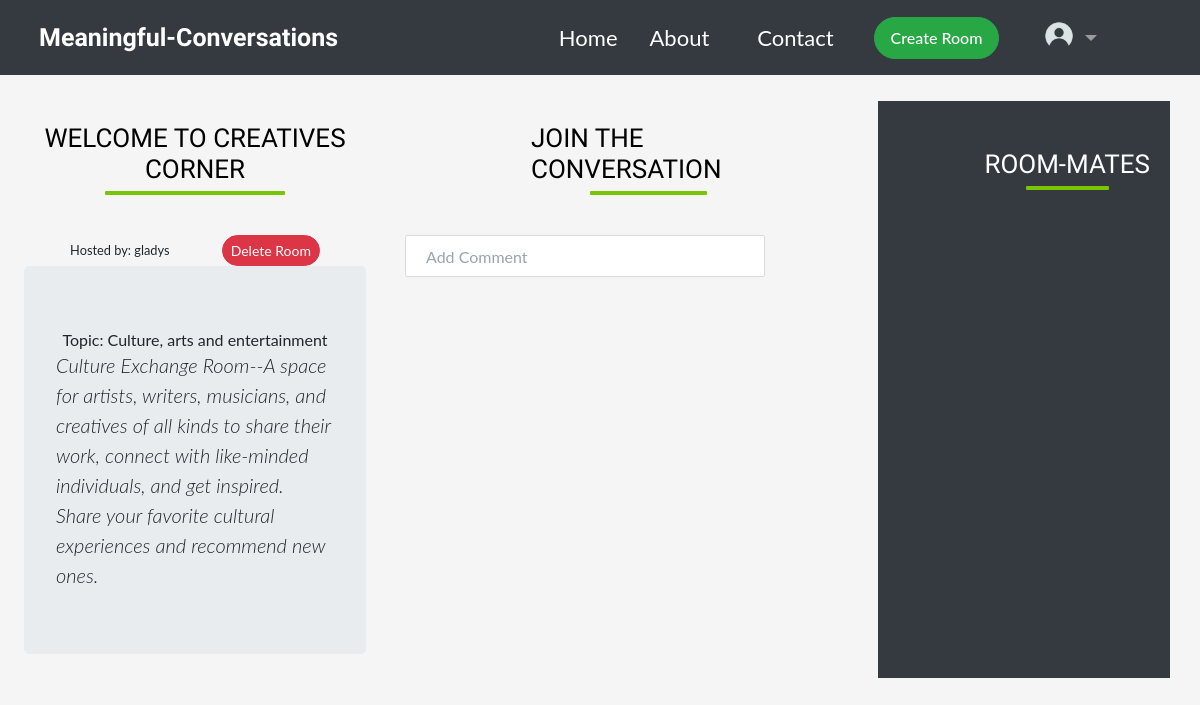
The app's page /room/3/ (signed in), older data.
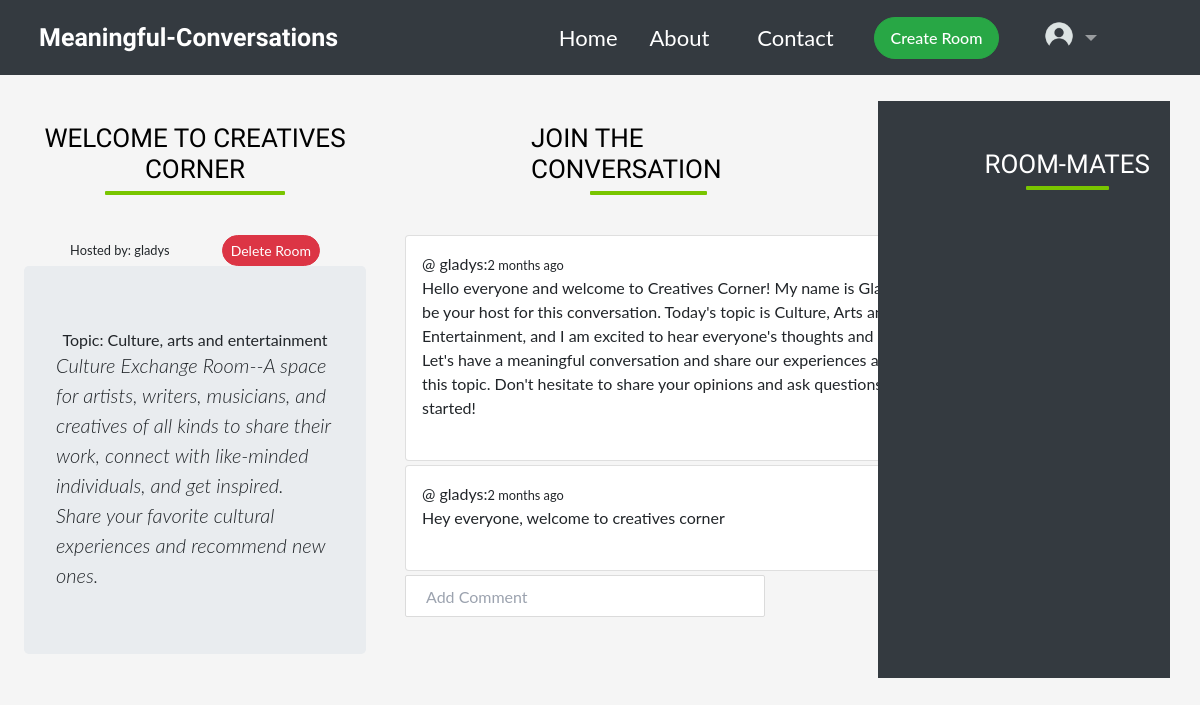
The same page, newer data.
### conversations/models.py (models this page shows, shortened)
class Conversation(models.Model):
    room = models.ForeignKey(Room, on_delete=models.CASCADE,)
    author = models.ForeignKey(User, on_delete=models.CASCADE,)
    content = models.TextField()
    created_at = models.DateTimeField(auto_now_add=True)
    updated_at = models.DateTimeField(auto_now=True)

### conversations/views.py (the view, shortened to what this page needs)
@login_required(login_url='login')
def room(request, pk):
    room = Room.objects.get(id=pk)
    conversations = room.conversation_set.all().order_by('-created_at')
    room_mates = room.room_mates.all()
    context= {'room': room, 'conversations': conversations, 'room_mates': room_mates}
    return render(request, 'room.html', context)

### conversations/models.py (called while the page is built)
    def __str__(self):
        return self.name

### conversations/templates/room.html (shortened to what this page needs)
{% extends 'base.html' %} {% load static %} {% block content %} <br /><br />
<div class="container-fluid row" id="room-container">
  <div class="comment-wrapper col-md-4 col-lg-4">
    <div class="header text-center">
      <h2 class="" style="font-family: 'Merienda One', sans-serif">Welcome to {{ room.name}}</h2>
      <small class="card-title">Hosted by: {{room.host.username}}</small>
      {% if request.user == room.host%}
        <span class=""><a href="{% url 'delete_room' room.id %}" class="ml-5 btn btn-danger btn-sm"> Delete Room</a></span>
      {% endif %}
      <div class="container jumbotron">
        <h3>Topic: {{ room.topic}}</h3>
        <p class="lead text-left"><i>{{ room.description }}</i></p>
      </div>
    </div>
    <br>
  </div>
  <div class="conversation col-md-4 col-lg-4">
    <h2 class="" style="margin-left: 35%; font-family: 'Merienda One', sans-serif">Join The Conversation</h2>
    {% for conversation in conversations %}
    <div class="card  mb-1 p-3" style="width:600px">
      <p>@ {{conversation.author}}:<small>{{conversation.created_at|timesince}} ago</small></p>
      <p>{{conversation.content}}</p>
      <br>
    </div>
    {% endfor %}
    {% if request.user.is_authenticated %}
    <div class="comment-form">
      <form method="POST" action="">
        <input type="text" name="content" placeholder="Add Comment" />
      </form>
    </div>
    <br>
    {% endif %}
  </div>
  <div class="col-md-1 col-lg-1"></div>
  <div class="conversation col-md-3 col-lg-3 text-white" style="background-color: #343a40; margin-top: -1.9%;">
    <h2 class="mt-5 text-white" style="margin-left: 35%; font-family: 'Merienda One', sans-serif">Room-Mates</h2>
  </div>
</div>
  {% endblock content %}

Row changes from the older to the newer data that the page shows:
added Conversation: author "gladys", created_at "2 months", content "Hello everyone and welcome to Creatives Corner! My name is Gladys, and I will be your host for this conversation. Today's topic is Culture, Arts and Entertainment, and I am excited to hear everyone's thoughts and perspectives. Let's have a meaningful conversation and share our experiences and insights on this topic. Don't hesitate to share your opinions and ask questions. Let's get started!"
added Conversation: author "gladys", created_at "2 months", content "Hey everyone, welcome to creatives corner"
